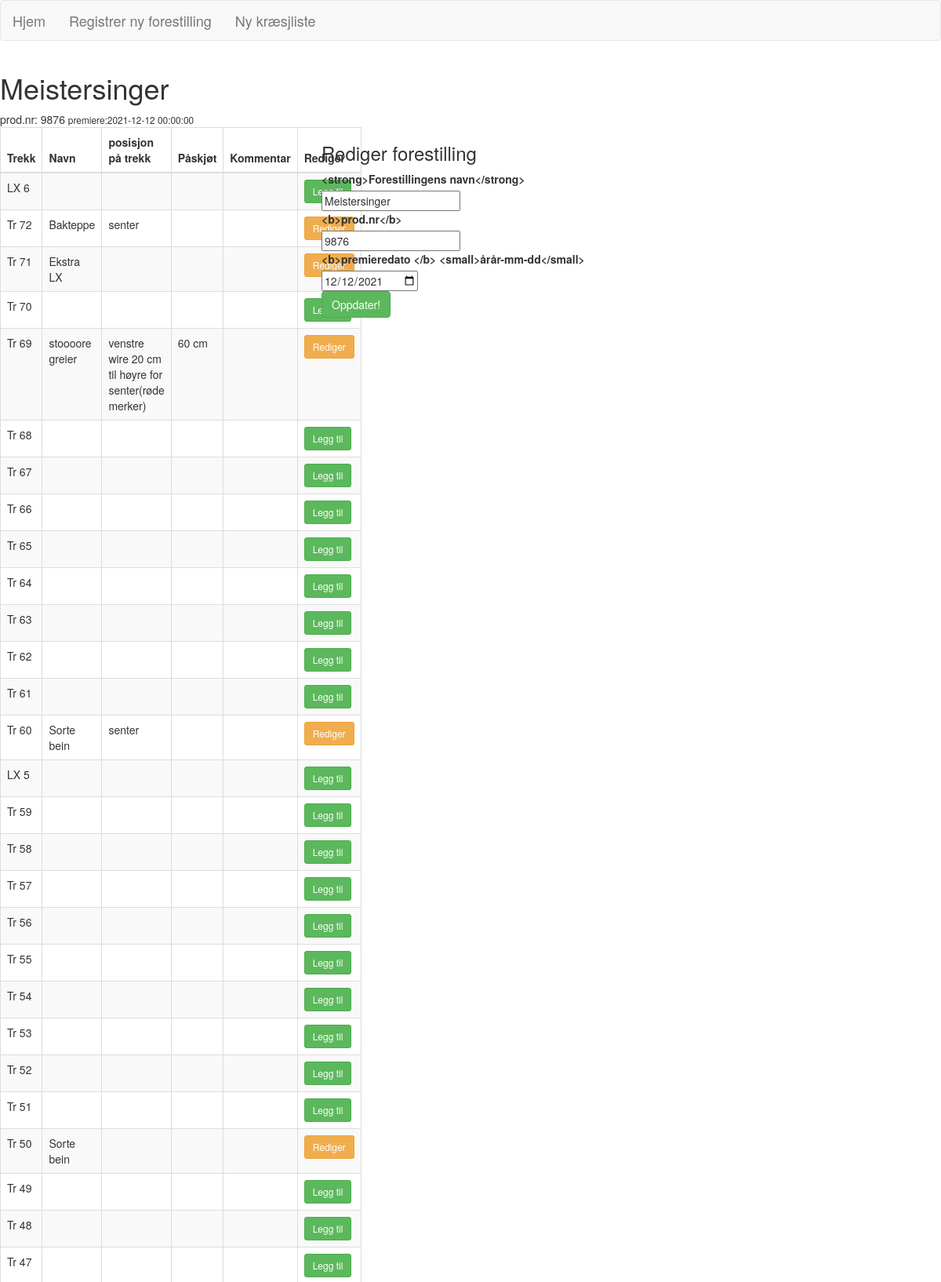
/index/Meistersinger (upper part), run on the app's committed database.
### app/models.py (models this page shows, shortened)
class Forestilling(db.Model):
	id= db.Column(db.Integer, primary_key=True)
	forestilling_navn = db.Column(db.String(120), index = True)
	premiere = db.Column(db.DateTime, index=True)
	prod_nr = db.Column(db.Integer, index=True)
	aktuell = db.Column(db.Boolean, default = False, index = True)
	elementer = db.relationship('LoftElement', backref='tilhorer_forestilling', lazy = True, cascade="all, delete-orphan")

class Trekk(db.Model):
	id = db.Column(db.Integer, primary_key=True)
	trekknummer = db.Column(db.String(64), index = True, unique = True)
	elementer = db.relationship('LoftElement', backref ='loftpos', lazy =True)

class LoftElement(db.Model):
	id = db.Column(db.Integer, primary_key=True)
	element_navn = db.Column(db.String(64), index = True)
	trekk_id = db.Column(db.Integer, db.ForeignKey('trekk.id'))
	posisjon = db.Column(db.String(140))
	paaskjot = db.Column(db.String(120))
	ekstra_info = db.Column(db.String(140))
	forestilling_id = db.Column(db.Integer, db.ForeignKey('forestilling.id'))

### app/routes.py (the view)
@app.route('/index/<forestilling_navn>', methods =['GET', 'POST'])
def forestilling(forestilling_navn):
	form = NyttElementKnapp()
	form2 = SlettForestilling()
	form3 =RedigerForestilling()
	form4 = RedigerKnapp()
	forestilling = Forestilling.query.filter_by(forestilling_navn=forestilling_navn).first_or_404()
	if form3.validate_on_submit():
		forestilling.forestilling_navn=form3.forestilling_navn.data
		forestilling.prod_nr=form3.prod_nr.data
		forestilling.premiere = form3.premiere.data
		db.session.commit()
		return redirect(url_for('forestilling', forestilling_navn= forestilling.forestilling_navn))
	elif request.method == "GET":
		form3.forestilling_navn.data = forestilling.forestilling_navn
		form3.prod_nr.data = forestilling.prod_nr
		form3.premiere.data = forestilling.premiere
	if form.validate_on_submit():
			return redirect(url_for('regloftelement/{{form.forestilling_id.data}}'))
	trekkliste = Trekk.query.all()
	elementliste = LoftElement.query.filter_by(forestilling_id=forestilling.id).all()
	return render_template('forestilling.html', form=form, form2=form2, form3=form3, form4 = form4, title = forestilling_navn, forestilling=forestilling, trekkliste=trekkliste, elementliste=elementliste)

### app/forms.py
class NyttElementKnapp(FlaskForm):
	trekk_nr =StringField('nummer')
	submit= SubmitField('Legg til ')

class SlettForestilling(FlaskForm):
	submit=SubmitField('slett forestilling')

### app/templates/forestilling.html
{% extends "base.html" %}
{% block app_content %}
<table >
		<td><h1>{{ forestilling.forestilling_navn }}</h1> prod.nr:
				{{ forestilling.prod_nr }}
				<small>premiere:{{ forestilling.premiere}}</small></td>
</table>
<div class="container-md">
	<div class="row justify-content-md-center">
		<div class = "col col-lg-4">
<table  class ="table  table-striped table-dark table-bordered">
	<thead class="thead-dark">
		<tr><th>Trekk</th>
			<th>Navn</th>
			<th>posisjon på trekk </th>
			<th>Påskjøt</th>
			<th> Kommentar</th>
			<th>Rediger</th>
		</tr>
	</thead>
	<tbody>
	{% for trekk in trekkliste %}{% set x = namespace(done = false) %}{% set y = namespace(trekkid = 0) %}
	<tr><td>{{ trekk.trekknummer }}</td>
		<td>{% for elem in elementliste %}{% if elem.trekk_id == trekk.id  %}{{ elem.element_navn }} {% set x.done = true %}{% endif %}{% endfor %}</td>
		<td>{% for elem in elementliste %}{% if elem.trekk_id == trekk.id %} {{ elem.posisjon }} {% endif %}{% endfor %}</td>
		<td>{% for elem in elementliste %}{% if elem.trekk_id == trekk.id %} {{ elem.paaskjot }} {% endif %}{% endfor %}</td>
		<td>{% for elem in elementliste %}{% if elem.trekk_id == trekk.id %}{% set y.trekkid = elem.id %} {{ elem.ekstra_info }} {% endif %}{% endfor %}</td>
		<td>{% if x.done == true %}<form action ="/oppdaterloftelement/{{ forestilling.id }}/{{ y.trekkid }}" method ="post"> {{ form4.hidden_tag() }}{{ form4.submit(class="btn btn-warning btn-sm") }}</form>{% else %} <form action ="/regloftelement/{{ forestilling.id }}/{{ trekk.id }}" method ="post"> {{ form.hidden_tag() }}{{ form.submit(class="btn btn-success btn-sm") }}</form> {% endif %}
		</td>
	</tr>
{% endfor %}
</tbody>
</table>
</div>
<div class= "col-lg-4">
<h3> Rediger forestilling</h3>
<form action ="" method ="post">{{ form3.hidden_tag() }}
	<p>{{ form3.forestilling_navn.label }}<br>
		{{ form3.forestilling_navn }}<br>
		{{ form3.prod_nr.label }}<br>
		{{ form3.prod_nr }}<br>
		{{ form3.premiere.label }}<br>
		{{ form3.premiere }}<br>
		{{ form3.submit(class="btn btn-success btn-md") }}
	</p>
</form>
</div>
</div>
{% endblock %}

### data on the page
Forestilling: forestilling_navn "Meistersinger", prod_nr "9876", premiere "2021-12-12 00:00:00", premiere "12/12/2021"
Trekk: trekknummer "LX 6"
Trekk: trekknummer "Tr 72"
LoftElement: element_navn "Bakteppe", posisjon "senter"
Trekk: trekknummer "Tr 71"
LoftElement: element_navn "Ekstra LX"
Trekk: trekknummer "Tr 70"
Trekk: trekknummer "Tr 69"
LoftElement: element_navn "stoooore greier", posisjon "venstre wire 20 cm til høyre for senter(røde merker)", paaskjot "60 cm"
Trekk: trekknummer "Tr 68"
Trekk: trekknummer "Tr 67"
Trekk: trekknummer "Tr 66"
Trekk: trekknummer "Tr 65"
Trekk: trekknummer "Tr 64"
Trekk: trekknummer "Tr 63"
Trekk: trekknummer "Tr 62"
Trekk: trekknummer "Tr 61"
Trekk: trekknummer "Tr 60"
LoftElement: element_navn "Sorte bein", posisjon "senter"
Trekk: trekknummer "LX 5"
Trekk: trekknummer "Tr 59"
Trekk: trekknummer "Tr 58"
Trekk: trekknummer "Tr 57"
Trekk: trekknummer "Tr 56"
Trekk: trekknummer "Tr 55"
Trekk: trekknummer "Tr 54"
Trekk: trekknummer "Tr 53"
Trekk: trekknummer "Tr 52"
Trekk: trekknummer "Tr 51"
Trekk: trekknummer "Tr 50"
LoftElement: element_navn "Sorte bein"
Trekk: trekknummer "Tr 49"
Trekk: trekknummer "Tr 48"
Trekk: trekknummer "Tr 47"
